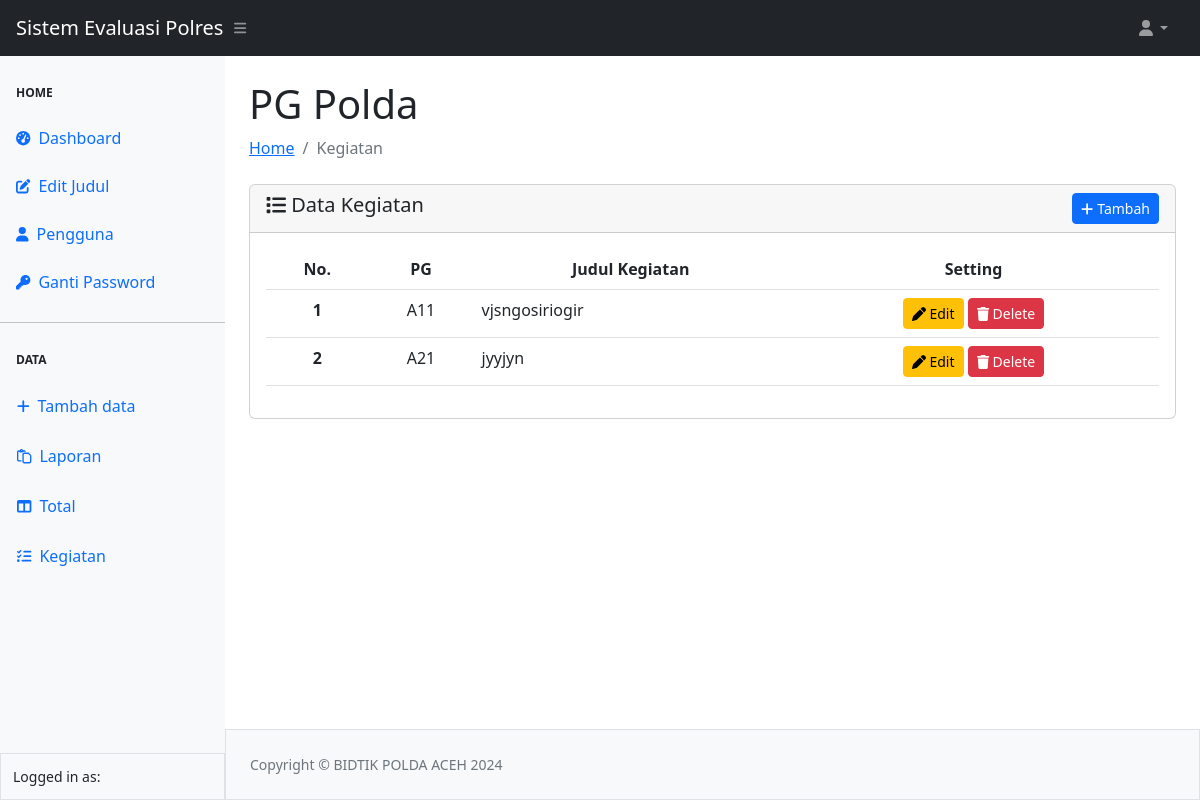
The app's page /kegiatan/polda/kegiatan.php (signed in) with its own data.
### tables this page shows
CREATE TABLE `kegiatan_polda` (
  `id` int(11) NOT NULL,
  `PG` varchar(255) NOT NULL,
  `nama_kegiatan` varchar(255) NOT NULL
);

### config.php (called while the page is built, shortened)
<?php
    $main_url = "http://localhost/Sistem-Evaluasi-Polres-main/";
?>

### kegiatan/polda/kegiatan.php (the view, shortened to what this page needs)
<?php
    require_once "../../config.php";
    require_once "../../template/header.php";
    require_once "../../template/navbar.php";
    require_once "../../template/sidebar.php";
?>
        <div id="layoutSidenav_content">
            <main>
                <div class="container-fluid px-4">
                    <h1 class="mt-4">PG Polda</h1>
                    <ol class="breadcrumb mb-4">
                        <li class="breadcrumb-item"><a href="../../index.php">Home</a></li>
                        <li class="breadcrumb-item active">Kegiatan</li>
                    </ol>
                    <div class="card">
                        <div class="card-header">
                            <span class="h5 my-2"><i class="fa-solid fa-list"></i> Data Kegiatan</span>
                            <a href="<?= $main_url ?>kegiatan/polda/add-kegiatan.php" class="btn btn-sm btn-primary float-end"><i class="fa-solid fa-plus"></i> Tambah</a>
                        </div>
                        <div class="card-body">
                        <table class="table table-hover" id="example">
                            <thead>
                                <tr>
                                    <th scope="col"><center>No.</center></th>
                                    <th scope="col"><center>PG</center></th>
                                    <th scope="col"><center>Judul Kegiatan</center></th>
                                    <th scope="col"><center>Setting</center></th>
                                </tr>
                            </thead>
                            <tbody>
                                <?php
                                    $no = 1;
                                    $queryKegiatan = mysqli_query($koneksi, "SELECT * FROM kegiatan_polda");
                                    while ($data = mysqli_fetch_array($queryKegiatan)) { ?>
                                    <tr>
                                        <th scope="row"><center><?= $no++ ?></center></th>
                                        <td><center><?= $data['PG'] ?></center></td>
                                        <td class="text-truncate" style="max"><?= $data['nama_kegiatan'] ?></td>
                                        <td><center>
                                            <a href="<?=$main_url?>kegiatan/polda/edit-kegiatan.php?id=<?=$data['id']?>" class="btn btn-sm btn-warning"><i class="fa-solid fa-pen" title="Edit"></i> Edit</a>
                                            <a href="<?=$main_url?>kegiatan/polda/kegiatan.php?hapus=<?=$data['id']?>" class="btn btn-sm btn-danger"><i class="fa-solid fa-trash" title="Delete"></i> Delete</a>
                                        </center></td>
                                    </tr>
                                <?php } ?>
                            </tbody>
                            </table>
                        </div>
                    </div>
                </div>
            </main>
<?php
    require_once "../../template/footer.php";
?>

### records on screen
kegiatan_polda: PG "A11", nama_kegiatan "vjsngosiriogir"
kegiatan_polda: PG "A21", nama_kegiatan "jyyjyn"

### other values on screen
$main_title "Sistem Evaluasi Polres"
